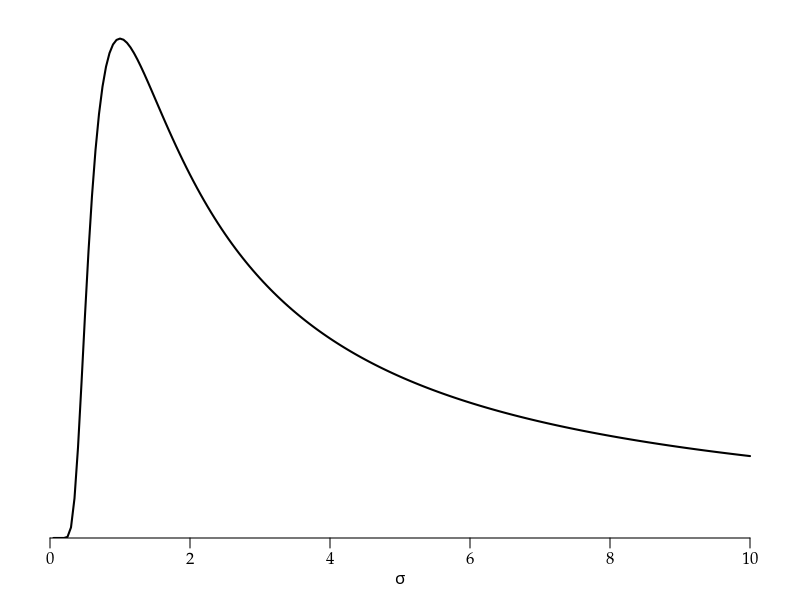

Recreate this plot in R. (Note: this script raises an error after producing the figure.)
args = commandArgs()
basename = sub(".R$", "", sub("^--file=(.*/)?", "", args[grep("^--file=", args)]))
if (length(basename) != 0)
    pdf(file=paste0(basename, "_tmp.pdf"), colormodel="gray", width=4, height=3)
par(family="Palatino")
par(mgp=c(1.5,0.5,0)) # title and axis margins. default: c(3,1,0)
par(mar=c(3,1,1,1)+0.1) # bottom, left, top, right margins. default: c(5,4,4,2)+0.1
plot(NULL, xlim=c(0,10), ylim=c(0,0.25),
     xlab=expression(italic(sigma)), ylab="", yaxs="i", axes=FALSE)
axis(1)
curve(1/sqrt(2*pi*x^2)*exp(-1/(2*x^2)), lwd=2, n=201, add=TRUE)
dev.off()
embedFonts(paste0(basename, "_tmp.pdf"), outfile=paste0(basename, ".pdf"),
           options="-c \"<</NeverEmbed []>> setdistillerparams\" -f ")
